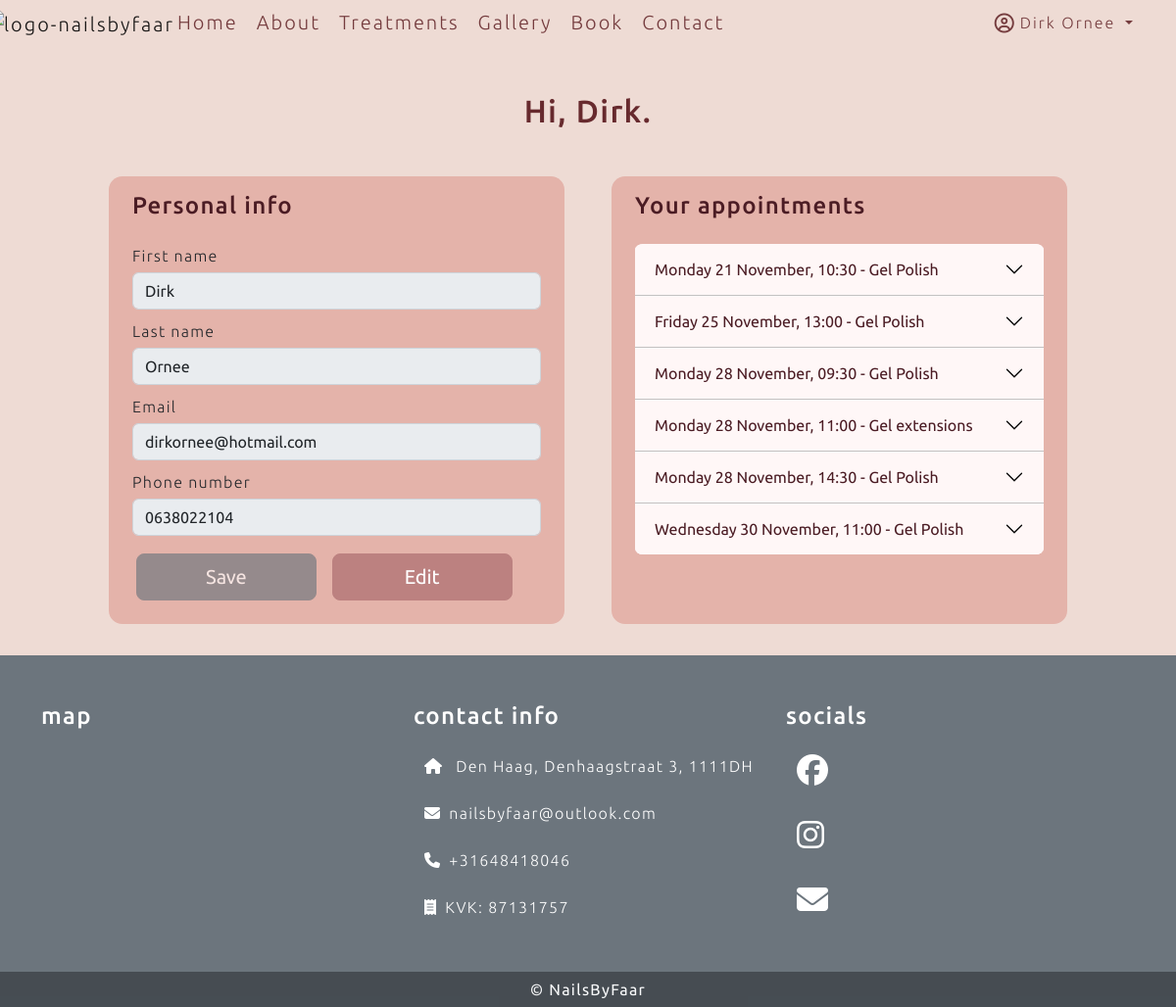
Page /user/dashboard (signed in) on the earlier database version.
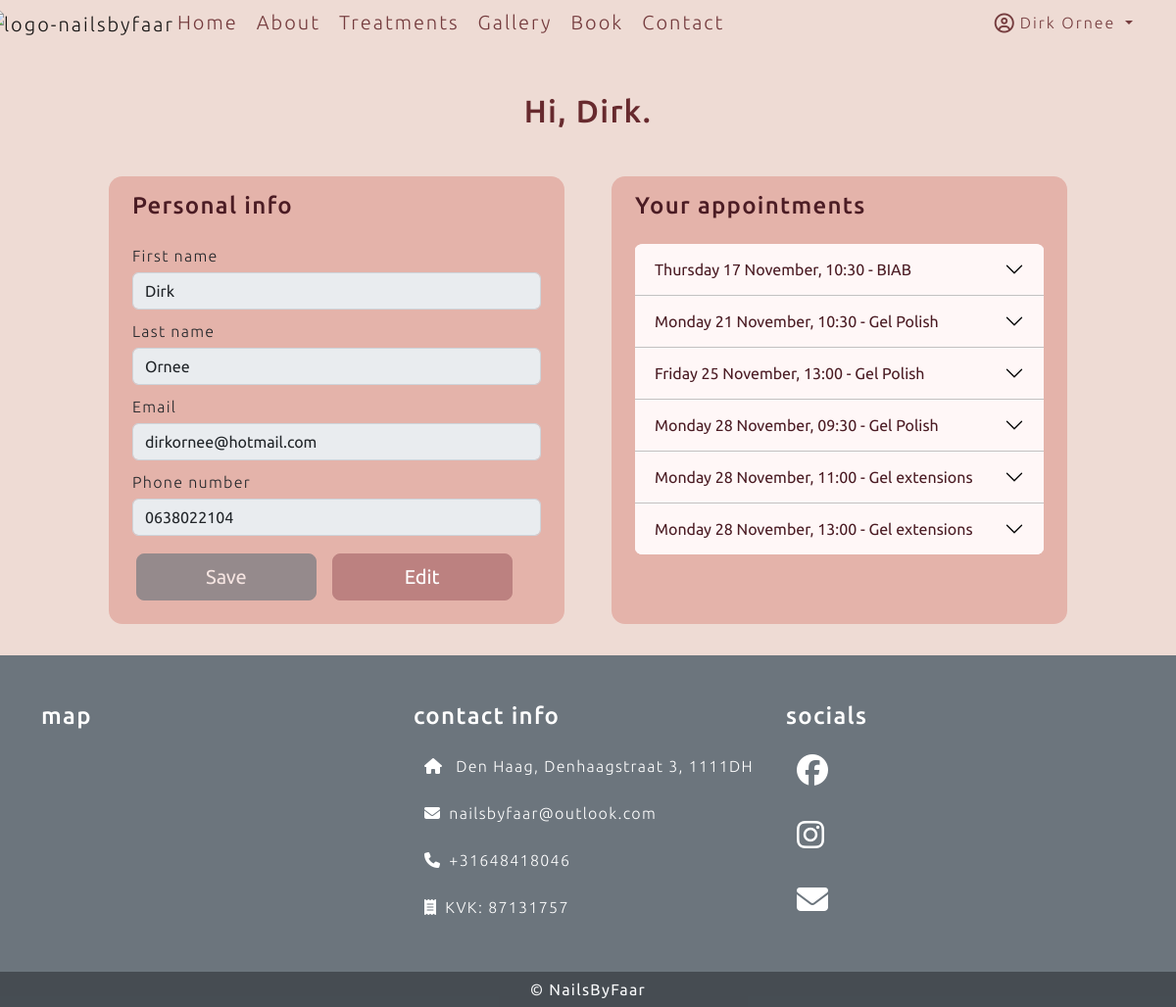
Same page on the later database version.
### users/models.py (models this page shows, shortened)
class User(AbstractBaseUser, PermissionsMixin):
    email = models.EmailField(max_length=254, unique=True)
    first_name = models.CharField(max_length=254, null=True, blank=True)
    last_name = models.CharField(max_length=254, null=True, blank=True)
    phone_number = models.CharField(max_length=16, null=True, blank=True)
    is_staff = models.BooleanField(default=False)
    is_superuser = models.BooleanField(default=False)
    is_active = models.BooleanField(default=True)
    last_login = models.DateTimeField(null=True, blank=True)
    date_joined = models.DateTimeField(default=timezone.now)
    USERNAME_FIELD = 'email'
    EMAIL_FIELD = 'email'
    REQUIRED_FIELDS = []
    objects = UserManager()

### salon/models.py (models this page shows, shortened)
class Appointment(models.Model):
    user = models.ForeignKey(User, related_name="user", on_delete=models.PROTECT, null=True, blank=True)
    email = models.EmailField(max_length=254, blank=True, null=True)
    first_name = models.CharField(max_length=254, null=True, blank=True)
    last_name = models.CharField(max_length=254, null=True, blank=True)
    phone_number = models.CharField(max_length=16, null=True, blank=True)
    treatment_name = models.ForeignKey(Treatment, related_name="treatment_name", on_delete=models.PROTECT, null=True)
    date_time = models.DateTimeField()

class Treatment(models.Model):
    appointment_type = models.CharField(max_length=150)
    title = models.CharField(max_length=150, unique=True)
    description = models.TextField()
    short_description = models.CharField(max_length=225)
    image = CloudinaryField('image', default='placeholder')
    price = models.DecimalField(max_digits=10, decimal_places=2)
    duration = models.DecimalField(max_digits=3, decimal_places=0)
    display = models.BooleanField(default=False)
    active = models.BooleanField(default=False)

### users/views.py (the view, shortened to what this page needs)
# urls.py: path('dashboard', views.Dashboard.as_view(), name="dashboard"),
class Dashboard(View):
    def get(self, request):
        user_dict = {}
        if request.user.is_authenticated:
            user_dict = {'email': request.user.email, 'first_name': request.user.first_name, 'last_name': request.user.last_name, 'phone_number': request.user.phone_number}
        else:
            user_dict = {}
        user_form = EditUserForm(initial=user_dict)
        yesterday = datetime.today() - timedelta(days=1)
        appointmentQueryset1 = Appointment.objects.filter(date_time__gt=yesterday).filter(user__email=request.user.email).order_by("date_time").values()
        appointmentQueryset2 = Appointment.objects.filter(date_time__gt=yesterday).filter(email=request.user.email).order_by("date_time").values()
        appointmentQueryset = list(appointmentQueryset1 | appointmentQueryset2)
        for dict in appointmentQueryset:
            date = dict["date_time"]
            check_date = datetime.now() + timedelta(days=2)
            if date <= check_date:
                dict["not_cancellable"] = True
                print("don't cancel me")
            dict["date_time_short"] = dict["date_time"].strftime("%A %d %B, %H:%M")
            dict["date_time"] = dict["date_time"].strftime("%A %d %B %Y, %H:%M")
            dict["duration"] = int(Treatment.objects.get(id=dict['treatment_name_id']).duration)
            dict["treatment_name"] = Treatment.objects.get(id=dict['treatment_name_id']).title
        context = {"user_form": user_form, "appointments": appointmentQueryset}
        return render(request, "user-dashboard.html", context=context)

### users/forms.py
class EditUserForm(forms.ModelForm):
    def __init__(self, *args, **kwargs):
        super(EditUserForm, self).__init__(*args, **kwargs)
        for fieldname, field in self.fields.items():
            field.widget.attrs.update({
            'class': 'custom-form-field'
        })
    class Meta:
        model = User
        fields = ('first_name', 'last_name', 'email', 'phone_number')

### templates/user-dashboard.html (shortened to what this page needs)
{% extends "base.html" %}
{% load static %}
{% load crispy_forms_tags %}
{% block content %}
<div class="container mt-md-5 my-2">
    <div class="row mx-auto w-100 justify-content-center">
        <div class="text-center mb-3">
            <h2>Hi, {{ request.user.first_name}}.</h2>
        </div>
        <div class="col-md-5 m-4 py-3 px-md-4 h-100 user-data-box">
            <h4>Personal info</h4>
            <form method="POST" class="mt-4" id="user-data-form">
                {{ user_form | crispy }}
                <div class="row">
                    <button type="submit" class="btn btn-secondary btn-card btn-lg col-5 disabled my-2 ms-3"
                        id="save-user-data">Save</button>
                    <button type="button" onClick="editUserData()"
                        class="btn btn-secondary btn-card btn-lg col-5 my-2 ms-3" id="edit-user-data">Edit</button>
                </div>
            </form>
        </div>
        <div class="col-md-5 m-4 py-3 px-md-4 user-data-box">
            <h4>Your appointments</h4>
            <div class="mt-4 accordion accordion-flush" id="accordionFlushAppointment">
                {% for appointment in appointments %}
                <div class="accordion-item">
                    <h5 class="accordion-header" id="flush-heading-{{ forloop.counter }}">
                        <button class="accordion-button collapsed" type="button" data-bs-toggle="collapse"
                            data-bs-target="#flush-collapse-{{ forloop.counter }}" aria-expanded="false"
                            aria-controls="flush-collapse-{{ forloop.counter }}">
                            {{ appointment.date_time_short }} - {{ appointment.treatment_name }}
                        </button>
                    </h5>
                </div>
                {% endfor %}
            </div>
        </div>
    </div>
    {% endblock %}

### templates/base.html (shortened to what this page needs)
{% load static %}
{% load cloudinary %}
<!DOCTYPE html>
<html lang="en">
<head>
    <link href="https://cdn.jsdelivr.net/npm/bootstrap@5.2.1/dist/css/bootstrap.min.css" rel="stylesheet"
>
    <link rel="stylesheet" href="{% static 'css/style.css' %}">
</head>
<body class="d-flex flex-column min-vh-100">
    <header>
        <nav class="navbar navbar-expand-md navbar-color">
            <div class="container-fluid">
                <a href="#" class="navbar-brand"><img
                        src="https://res.cloudinary.com/dirkornee/image/upload/v1666360592/logo-no-background_thicker_s1qwll.png"
                        alt="logo-nailsbyfaar" style="height: 130px; margin: -24px;"></a>
                <div class="collapse navbar-collapse" id="navbarSupportedContent">
                    <ul class="navbar-nav me-auto mb-2 mb-lg-0">
                        <li class="nav-item">
                            <a href="{% url 'home' %}" class="nav-link fs-5">Home</a>
                        </li>
                        <li class="nav-item">
                            <a href="#" class="nav-link fs-5">About</a>
                        </li>
                        <li class="nav-item">
                            <a href="#" class="nav-link fs-5">Treatments</a>
                        </li>
                        <li class="nav-item">
                            <a href="#" class="nav-link fs-5">Gallery</a>
                        </li>
                        <li class="nav-item">
                            <a href="{% url 'book' %}" class="nav-link fs-5">Book</a>
                        </li>
                        <li class="nav-item">
                            <a href="#" class="nav-link fs-5">Contact</a>
                        </li>
                    </ul>
                    <ul class="navbar-nav ms-auto mb-2 mb-lg-0">
                        {% if request.user.is_authenticated %}
                        <li class="nav-item dropdown me-4">
                            <a class="nav-link dropdown-toggle" href="#" role="button" data-bs-toggle="dropdown"
                                aria-expanded="false">
                                <i class="far fa-user-circle fa-lg me-1"></i>{{ user.first_name }}
                                {{user.last_name}}
                            </a>
                        </li>
                        {% else %}
                        <li class="na-item">
                            <a href="{% url 'account_login' %}" class="nav-link fs-5 btn btn-outline-primary btn-login"
                                id="btn-login">Login</a>
                        </li>
                        {% endif %}
                    </ul>
                </div>
            </div>
        </nav>
    </header>
    <main>
        {% block content %}
        {% endblock content %}
    </main>
    <footer class="text-white text-center text-lg-start bg-secondary mt-auto">
        <div class="container pt-5">
            <div class="row">
                <div class="col-lg-4 mb-4">
                    <h4 class="mb-4 text-white">map</h4>
                </div>
                <div class="col-lg-4 mb-4">
                    <h4 class="mb-4 text-white">contact info</h4>
                    <ul class="fa-ul">
                        <li class="fa-li mb-4 text-nowrap">
                            <span><i class="fas fa-home"></i>
                            </span><span class="ms-2">Den
                                Haag, Denhaagstraat 3,
                                1111DH</span>
                        </li>
                        <li class="fa-li mb-4 text-nowrap">
                            <span><i class="fas fa-envelope"></i></span><span
                                class="ms-2">nailsbyfaar@outlook.com</span>
                        </li>
                        <li class="fa-li mb-4 text-nowrap">
                            <span><i class="fas fa-phone"></i></span><span class="ms-2">+31648418046</span>
                        </li>
                        <li class="fa-li mb-4 text-nowrap">
                            <span><i class="fas fa-receipt"></i></span><span class="ms-2">KVK: 87131757</span>
                        </li>
                    </ul>
                </div>
                <div class="col-lg-4 mb-4">
                    <h4 class="mb-4 text-white">socials</h4>
                    <ul class="fa-ul">
                        <li class="fa-li mb-4 pb-2 footer-social-icon">
                            <span class="text-nowrap"><i class="fa-brands fa-facebook fa-2x"></i>
                            </span>
                        </li>
                        <li class="fa-li mb-4 pb-2 footer-social-icon">
                            <span class="text-nowrap"><i class="fa-brands fa-instagram fa-2x"></i></span>
                        </li>
                        <li class="fa-li mb-4 pb-2 footer-social-icon">
                            <span class="text-nowrap"><i class="fa-solid fa-envelope fa-2x"></i></span>
                        </li>
                    </ul>
                </div>
            </div>
        </div>
        <div class="container" style="max-width: 100%;">
            <div class="row bg-dark" style="--bs-bg-opacity: .50">
                <div class="col-12 text-center">
                    <p class="mb-0 p-1 text-light">&copy; NailsByFaar</p>
                </div>
            </div>
        </div>
    </footer>
</body>
</html>

### static/css/style.css (style rules this page uses)
body { background-color: rgba(224, 189, 177, 0.54); font-family: 'Ubuntu', sans-serif; letter-spacing: 1.3px; font-weight: 300; }
p { line-height: 28px; color: rgb(115, 115, 115); font-weight: 400; }
h2 { color: #672a2e; }
h4 { color: #4b1c24; }
h5 { color: #4b1c24; }
a { color: #BC8180; }
ul li { margin-left: 3px !important; }
.navbar { padding: 0; letter-spacing: 2px; font-weight: 300; }
.navbar-color { --bs-navbar-color: #672a2ee6; --bs-navbar-hover-color: #a17772; }
.fa-ul { margin-left: 2rem; }
.btn-card { --bs-btn-bg: #BC8180; --bs-btn-border-color: #BC8180; --bs-btn-hover-bg: #A17772; --bs-btn-hover-border-color: #A17772; --bs-btn-active-bg: #672A2E; --bs-btn-active-border-color: #672A2E; }
.custom-form-field { margin-top: 5px; margin-bottom: 10px; }
.user-data-box { background: #e4b3aa; border-radius: 3%; }
#accordionFlushAppointment { overflow: hidden; border-radius: 2%; --bs-accordion-bg: #fff7f7; --bs-accordion-border-color: #c2c2c2; --bs-accordion-btn-color: unset; --bs-accordion-active-bg: #bc8180; --bs-accordion-active-color: white; }

Differences in the rows shown:
removed Appointment: date_time_short "Monday 28 November, 14:30", treatment_name "Gel Polish"
removed Appointment: date_time_short "Wednesday 30 November, 11:00", treatment_name "Gel Polish"
added Appointment: date_time_short "Thursday 17 November, 10:30", treatment_name "BIAB"
added Appointment: date_time_short "Monday 28 November, 13:00", treatment_name "Gel extensions"
